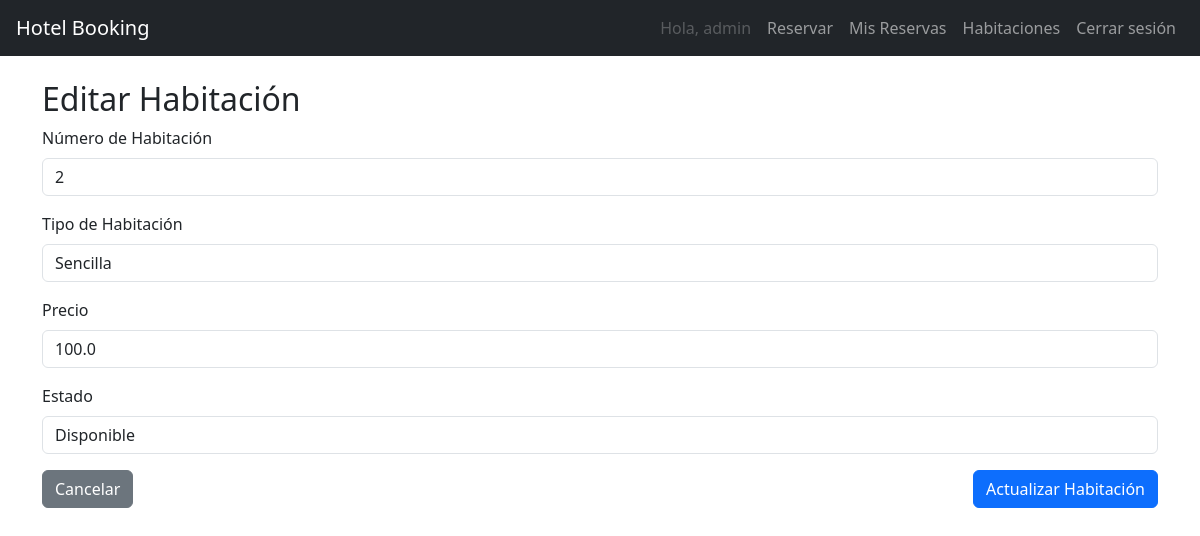
Page /admin/rooms/edit/2 (signed in) on the committed database.
### app/models/models.py (models this page shows, shortened)
class User(UserMixin, db.Model):
    id = db.Column(db.Integer, primary_key=True)
    username = db.Column(db.String(80), unique=True, nullable=False)
    email = db.Column(db.String(120), unique=True, nullable=False)
    password = db.Column(db.String(200), nullable=False)
    role = db.Column(db.String(20), default='usuario')  # usuario o admin
    reservations = db.relationship('Reservation', back_populates='user')

class Room(db.Model):
    id = db.Column(db.Integer, primary_key=True)
    room_number = db.Column(db.String(10), unique=True, nullable=False)
    room_type = db.Column(db.String(50), nullable=False)
    price = db.Column(db.Float, nullable=False)
    reservations = db.relationship('Reservation', back_populates='room')

### app/main/routes.py (the view, shortened to what this page needs)
@main.route('/admin/rooms/edit/<int:id>', methods=['GET', 'POST'])
@login_required
@admin_required
def edit_room(id):
    room = Room.query.get_or_404(id)
    form = RoomForm(obj=room)
    return render_template('admin/room_form.html', form=form)

### app/main/forms.py
class RoomForm(FlaskForm):
    room_number = StringField('Número', validators=[DataRequired()])
    room_type = StringField('Tipo', validators=[DataRequired()])
    price = FloatField('Precio', validators=[DataRequired()])
    status = SelectField('Estado', choices=[
        ('Disponible', 'Disponible'),
        ('Ocupada', 'Ocupada'),
        ('Mantenimiento', 'Mantenimiento')
    ])
    submit = SubmitField('Guardar')

### app/__init__.py (called while the page is built)
def create_app():
    app = Flask(__name__)
    app.config.from_object('app.config.Config')
    db.init_app(app)
    login_manager.init_app(app)
    migrate.init_app(app, db)
    from app.models.models import User
    @login_manager.user_loader
    def load_user(user_id):
        return User.query.get(int(user_id))
    from app.auth.routes import auth as auth_blueprint
    from app.main.routes import main as main_blueprint
    app.register_blueprint(auth_blueprint)
    app.register_blueprint(main_blueprint)
    return app

### app/main/routes.py (called while the page is built)
def admin_required(f):
    @wraps(f)
    def decorated_function(*args, **kwargs):
        if not current_user.is_authenticated or current_user.role != 'admin':
            abort(403)
        return f(*args, **kwargs)
    return decorated_function

### app/templates/admin/room_form.html (shortened to what this page needs)
{% extends 'base.html' %}
{% block content %}
<h2>{% if form.room_number.data %}Editar{% else %}Agregar{% endif %} Habitación</h2>
<form method="POST">
    <div class="mb-3">
        <label for="room_number" class="form-label">Número de Habitación</label>
        {{ form.room_number(class="form-control", id="room_number", placeholder="Número de habitación") }}
    </div>
    <div class="mb-3">
        <label for="room_type" class="form-label">Tipo de Habitación</label>
        {{ form.room_type(class="form-control", id="room_type", placeholder="Tipo de habitación") }}
    </div>
    <div class="mb-3">
        <label for="price" class="form-label">Precio</label>
        {{ form.price(class="form-control", id="price", placeholder="Precio por noche", type="number", step="0.01") }}
    </div>
    <div class="mb-3">
        <label for="status" class="form-label">Estado</label>
        {{ form.status(class="form-control", id="status") }}
    </div>
    <div class="d-flex justify-content-between">
        <a href="{{ url_for('main.admin_rooms') }}" class="btn btn-secondary">Cancelar</a>
        <button type="submit" class="btn btn-primary">{% if form.room_number.data %}Actualizar{% else %}Agregar{% endif %} Habitación</button>
    </div>
</form>
{% endblock %}

### app/templates/base.html (shortened to what this page needs)
<!DOCTYPE html>
<html lang="es">
<head>
    <link href="https://cdn.jsdelivr.net/npm/bootstrap@5.3.0/dist/css/bootstrap.min.css" rel="stylesheet">
</head>
<body>
<nav class="navbar navbar-expand-lg navbar-dark bg-dark px-3">
    <a class="navbar-brand" href="{{ url_for('main.index') }}">Hotel Booking</a>
    <div class="collapse navbar-collapse" id="navbarNav">
        <ul class="navbar-nav ms-auto">
            {% if current_user.is_authenticated %}
                <li class="nav-item">
                    <a class="nav-link disabled">Hola, {{ current_user.username }}</a>
                </li>
                <li class="nav-item">
                    <a class="nav-link" href="{{ url_for('main.reserve') }}">Reservar</a>
                </li>
                <li class="nav-item">
                    <a class="nav-link" href="{{ url_for('main.reservations') }}">Mis Reservas</a>
                </li>
                {% if current_user.role == 'admin' %}
                    <li class="nav-item">
                        <a class="nav-link" href="{{ url_for('main.admin_rooms') }}">Habitaciones</a>
                    </li>
                {% endif %}
                <li class="nav-item">
                    <a class="nav-link" href="{{ url_for('auth.logout') }}">Cerrar sesión</a>
                </li>
            {% endif %}
        </ul>
    </div>
</nav>
<div class="container mt-4">
    {% block content %}{% endblock %}
</div>
</body>
</html>

### rows in the picture
User: username "admin"
Room: room_number "2", room_type "Sencilla", price "100.0", status "Disponible"
